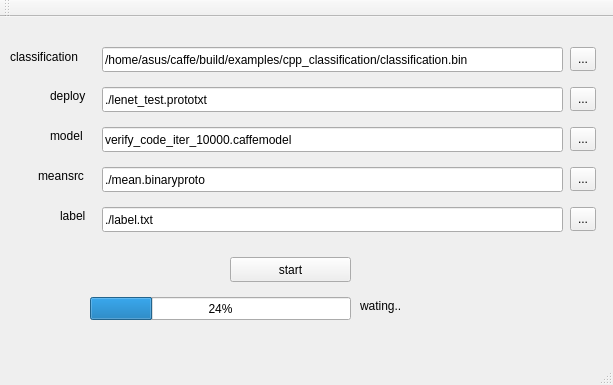
<?xml version="1.0" encoding="UTF-8"?>
<ui version="4.0">
 <class>MainWindow</class>
 <widget class="QMainWindow" name="MainWindow">
  <property name="geometry">
   <rect>
    <x>0</x>
    <y>0</y>
    <width>613</width>
    <height>385</height>
   </rect>
  </property>
  <property name="windowTitle">
   <string>MainWindow</string>
  </property>
  <widget class="QWidget" name="centralWidget">
   <widget class="QPushButton" name="pushButton">
    <property name="geometry">
     <rect>
      <x>230</x>
      <y>240</y>
      <width>121</width>
      <height>25</height>
     </rect>
    </property>
    <property name="text">
     <string>start</string>
    </property>
   </widget>
   <widget class="QLabel" name="label">
    <property name="geometry">
     <rect>
      <x>360</x>
      <y>280</y>
      <width>67</width>
      <height>17</height>
     </rect>
    </property>
    <property name="text">
     <string>wating..</string>
    </property>
   </widget>
   <widget class="QLineEdit" name="lineEdit">
    <property name="geometry">
     <rect>
      <x>102</x>
      <y>30</y>
      <width>461</width>
      <height>25</height>
     </rect>
    </property>
    <property name="text">
     <string>/home/asus/caffe/build/examples/cpp_classification/classification.bin</string>
    </property>
    <property name="readOnly">
     <bool>true</bool>
    </property>
   </widget>
   <widget class="QProgressBar" name="progressBar">
    <property name="geometry">
     <rect>
      <x>90</x>
      <y>280</y>
      <width>261</width>
      <height>23</height>
     </rect>
    </property>
    <property name="value">
     <number>24</number>
    </property>
   </widget>
   <widget class="QLineEdit" name="lineEdit_2">
    <property name="geometry">
     <rect>
      <x>102</x>
      <y>70</y>
      <width>461</width>
      <height>25</height>
     </rect>
    </property>
    <property name="text">
     <string>./lenet_test.prototxt</string>
    </property>
    <property name="readOnly">
     <bool>true</bool>
    </property>
   </widget>
   <widget class="QLineEdit" name="lineEdit_3">
    <property name="geometry">
     <rect>
      <x>102</x>
      <y>110</y>
      <width>461</width>
      <height>25</height>
     </rect>
    </property>
    <property name="text">
     <string>verify_code_iter_10000.caffemodel</string>
    </property>
    <property name="readOnly">
     <bool>true</bool>
    </property>
   </widget>
   <widget class="QLineEdit" name="lineEdit_4">
    <property name="geometry">
     <rect>
      <x>102</x>
      <y>150</y>
      <width>461</width>
      <height>25</height>
     </rect>
    </property>
    <property name="text">
     <string>./mean.binaryproto</string>
    </property>
    <property name="readOnly">
     <bool>true</bool>
    </property>
   </widget>
   <widget class="QLabel" name="label_2">
    <property name="geometry">
     <rect>
      <x>10</x>
      <y>30</y>
      <width>101</width>
      <height>20</height>
     </rect>
    </property>
    <property name="text">
     <string>classification</string>
    </property>
   </widget>
   <widget class="QLabel" name="label_3">
    <property name="geometry">
     <rect>
      <x>50</x>
      <y>70</y>
      <width>67</width>
      <height>17</height>
     </rect>
    </property>
    <property name="text">
     <string>deploy</string>
    </property>
   </widget>
   <widget class="QLabel" name="label_4">
    <property name="geometry">
     <rect>
      <x>50</x>
      <y>110</y>
      <width>67</width>
      <height>17</height>
     </rect>
    </property>
    <property name="text">
     <string>model</string>
    </property>
   </widget>
   <widget class="QLabel" name="label_5">
    <property name="geometry">
     <rect>
      <x>38</x>
      <y>150</y>
      <width>67</width>
      <height>17</height>
     </rect>
    </property>
    <property name="text">
     <string>meansrc</string>
    </property>
   </widget>
   <widget class="QLineEdit" name="lineEdit_5">
    <property name="geometry">
     <rect>
      <x>102</x>
      <y>190</y>
      <width>461</width>
      <height>25</height>
     </rect>
    </property>
    <property name="text">
     <string>./label.txt</string>
    </property>
    <property name="readOnly">
     <bool>true</bool>
    </property>
   </widget>
   <widget class="QLabel" name="label_6">
    <property name="geometry">
     <rect>
      <x>60</x>
      <y>190</y>
      <width>67</width>
      <height>17</height>
     </rect>
    </property>
    <property name="text">
     <string>label</string>
    </property>
   </widget>
   <widget class="QToolButton" name="toolButton">
    <property name="geometry">
     <rect>
      <x>570</x>
      <y>30</y>
      <width>26</width>
      <height>24</height>
     </rect>
    </property>
    <property name="text">
     <string>...</string>
    </property>
   </widget>
   <widget class="QToolButton" name="toolButton_2">
    <property name="geometry">
     <rect>
      <x>570</x>
      <y>70</y>
      <width>26</width>
      <height>24</height>
     </rect>
    </property>
    <property name="text">
     <string>...</string>
    </property>
   </widget>
   <widget class="QToolButton" name="toolButton_3">
    <property name="geometry">
     <rect>
      <x>570</x>
      <y>110</y>
      <width>26</width>
      <height>24</height>
     </rect>
    </property>
    <property name="text">
     <string>...</string>
    </property>
   </widget>
   <widget class="QToolButton" name="toolButton_4">
    <property name="geometry">
     <rect>
      <x>570</x>
      <y>150</y>
      <width>26</width>
      <height>24</height>
     </rect>
    </property>
    <property name="text">
     <string>...</string>
    </property>
   </widget>
   <widget class="QToolButton" name="toolButton_5">
    <property name="geometry">
     <rect>
      <x>570</x>
      <y>190</y>
      <width>26</width>
      <height>24</height>
     </rect>
    </property>
    <property name="text">
     <string>...</string>
    </property>
   </widget>
  </widget>
  <widget class="QMenuBar" name="menuBar">
   <property name="geometry">
    <rect>
     <x>0</x>
     <y>0</y>
     <width>613</width>
     <height>28</height>
    </rect>
   </property>
  </widget>
  <widget class="QToolBar" name="mainToolBar">
   <attribute name="toolBarArea">
    <enum>TopToolBarArea</enum>
   </attribute>
   <attribute name="toolBarBreak">
    <bool>false</bool>
   </attribute>
  </widget>
  <widget class="QStatusBar" name="statusBar"/>
 </widget>
 <layoutdefault spacing="6" margin="11"/>
 <resources/>
 <connections/>
</ui>
